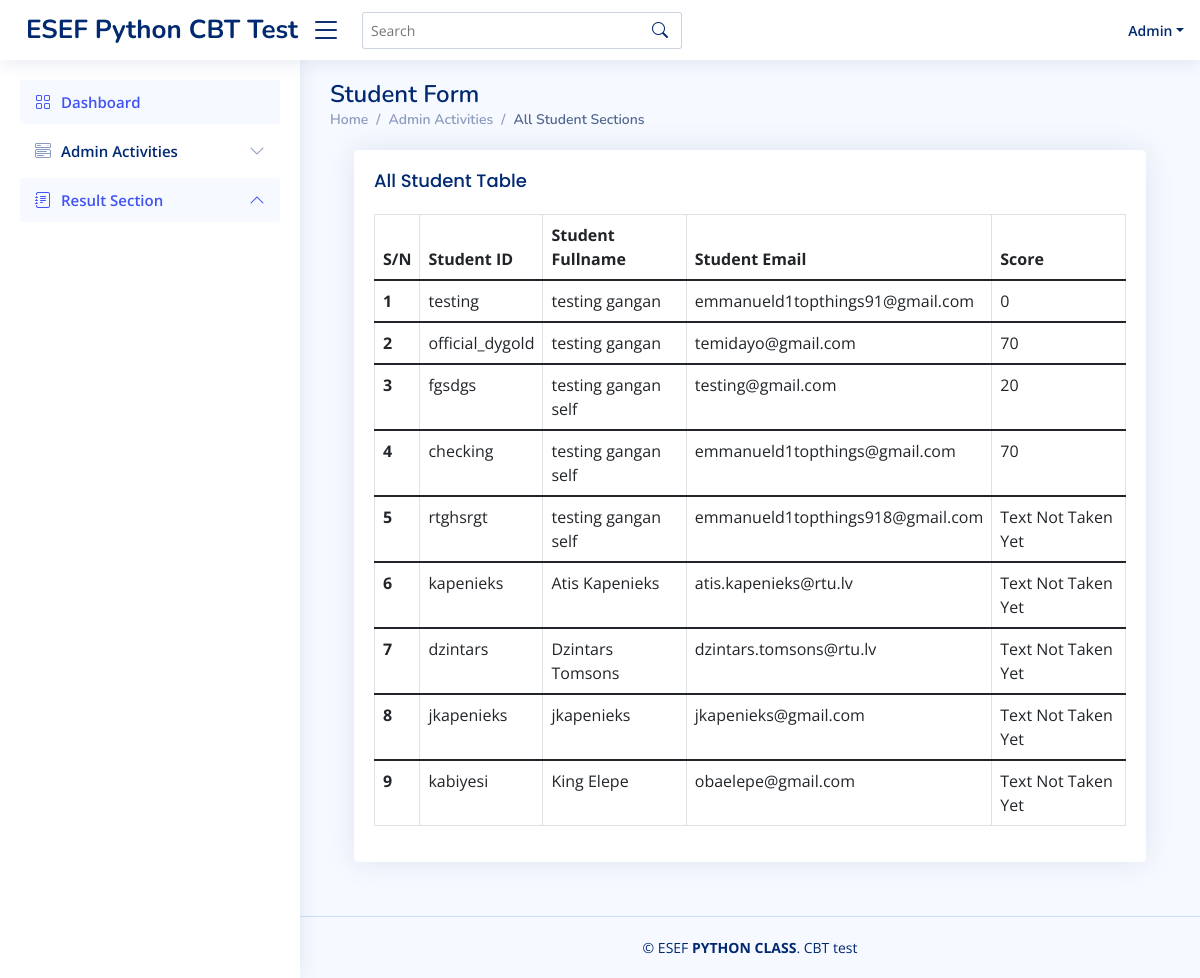
The page /all_student (signed in) on the database its author committed.
### cbt_test/models.py (models this page shows, shortened)
class Student(db.Model):
    id = db.Column(db.Integer, primary_key=True)
    studentID = db.Column(db.String(25), unique=True, nullable=False)
    fullname = db.Column(db.String(60), nullable=False)
    email = db.Column(db.String(120), unique=True, nullable=False)
    score = db.Column(db.Integer, nullable=True)
    status = db.Column(db.String(25), nullable=False, default='Text Not Taken Yet')

### cbt_test/routes.py (the view)
@main.route("/all_student", methods=['GET', 'POST'])
@login_required
def allStudent():
    students=Student.query.all()
    return render_template("all_student.html", students=students)

### cbt_test/models.py (called while the page is built)
@loginManager.user_loader
def loadUser(userID):
    return Admin.query.get(int(userID))

### cbt_test/templates/all_student.html (shortened to what this page needs)
{% extends "layout.html" %}
    {% block content %}
    <main id="main" class="main">
        <div class="pagetitle">
            <h1>Student Form</h1>
                <nav>
                    <ol class="breadcrumb">
                    <li class="breadcrumb-item"><a href="{{ url_for('main.home') }}">Home</a></li>
                    <li class="breadcrumb-item">Admin Activities</li>
                    <li class="breadcrumb-item active">All Student Sections</li>
                    </ol>
                </nav>
        </div>
        <div class="container">
            <section class="section register min-vh-200 d-flex flex-column  py-1">
                <div class="container">
                    <div class="row ">
                        <div class="col-lg-12">
                                <form method="POST" action="">
                                    <div class="card">
                                        <div class="card-body">
                                            <h5 class="card-title">All Student Table</h5>
                                            <table class="table table-bordered">
                                                <thead>
                                                <tr>
                                                    <th scope="col">S/N</th>
                                                    <th scope="col">Student ID</th>
                                                    <th scope="col">Student Fullname</th>
                                                    <th scope="col">Student Email</th>
                                                    <th scope="col">Score</th>
                                                </tr>
                                                </thead>
                                                {% for student in students %}
                                                    <tbody>
                                                        <tr>
                                                            <th scope="row">{{ loop.index }}</th>
                                                            <td>{{ student.studentID }}</td>
                                                            <td>{{ student.fullname }}</td>
                                                            <td>{{ student.email }}</td>
                                                            {% if student.score == None %}
                                                                <td>{{ student.status }}</td>
                                                            {% else %}
                                                                <td>{{ student.score }}</td>
                                                            {% endif %}
                                                        </tr>
                                                    </tbody>
                                                {% endfor %}
                                            </table>
                                        </div>
                                    </div>
                                </form>
                            </div>
                        </div>
                    </div>
                </div>
      </main>
    {% endblock %}

### cbt_test/static/style.css (style rules this page uses)
:root { scroll-behavior: smooth; }
body { font-family: "Open Sans", sans-serif; background: #f6f9ff; color: #444444; }
a { color: #4154f1; text-decoration: none; }
h1, h2, h3, h4, h5, h6 { font-family: "Nunito", sans-serif; }
#main { margin-top: 60px; padding: 20px 30px; transition: all 0.3s; }
.pagetitle { margin-bottom: 10px; }
.pagetitle h1 { font-size: 24px; margin-bottom: 0; font-weight: 600; color: #012970; }
.card { margin-bottom: 30px; border: none; border-radius: 5px; box-shadow: 0px 0 30px rgba(1, 41, 112, 0.1); }
.card-title { padding: 20px 0 15px 0; font-size: 18px; font-weight: 500; color: #012970; font-family: "Poppins", sans-serif; }
.card-body { padding: 0 20px 20px 20px; }
.breadcrumb { font-size: 14px; font-family: "Nunito", sans-serif; color: #899bbd; font-weight: 600; }
.breadcrumb a { color: #899bbd; transition: 0.3s; }
.breadcrumb .breadcrumb-item::before { color: #899bbd; }
.breadcrumb .active { color: #51678f; font-weight: 600; }
@media (min-width: 1200px) { #main, #footer { margin-left: 300px; } }

### rows shown on the page
Student: studentID "testing", fullname "testing gangan", email "emmanueld1topthings91@gmail.com", score "0"
Student: studentID "official_dygold", fullname "testing gangan", email "temidayo@gmail.com", score "70"
Student: studentID "fgsdgs", fullname "testing gangan self", email "testing@gmail.com", score "20"
Student: studentID "checking", fullname "testing gangan self", email "emmanueld1topthings@gmail.com", score "70"
Student: studentID "rtghsrgt", fullname "testing gangan self", email "emmanueld1topthings918@gmail.com", status "Text Not Taken Yet"
Student: studentID "kapenieks", fullname "Atis Kapenieks", email "atis.kapenieks@rtu.lv", status "Text Not Taken Yet"
Student: studentID "dzintars", fullname "Dzintars Tomsons", email "dzintars.tomsons@rtu.lv", status "Text Not Taken Yet"
Student: studentID "jkapenieks", fullname "jkapenieks", email "jkapenieks@gmail.com", status "Text Not Taken Yet"
Student: studentID "kabiyesi", fullname "King Elepe", email "obaelepe@gmail.com", status "Text Not Taken Yet"
